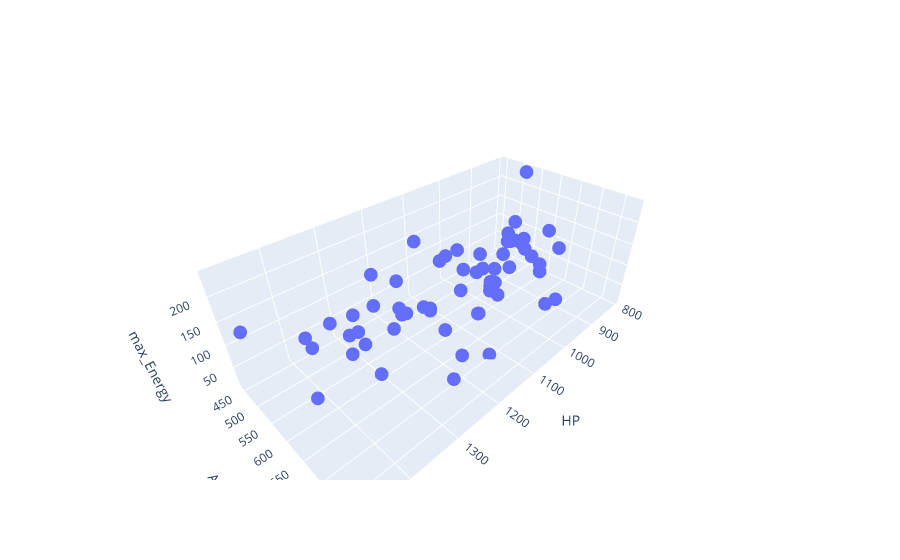

Notebook cell for this chart:
### Code cell
import plotly.graph_objs as go

fig = go.Figure(data=[go.Scatter3d(
    x=df['base_HP'],
    y=df['base_ATK'],
    z=df['max_Energy'],
    mode='markers'
)])

fig.update_layout(
    scene=dict(
        xaxis_title='HP',
        yaxis_title='Attack',
        zaxis_title='max_Energy'
    )
)

fig.show()

### Figure 1 — Plotly figure (JSON) as saved in the notebook; plotly's stock layout.template omitted (floating-point values rounded to 4 significant figures)
{"data": [{"mode": "markers", "type": "scatter3d", "x": [1058, 882, 1048, 1125, 1087, 1048, 1200, 1023, 953, 1242, 931, 917, 1397, 1164, 988, 1242, 1023, 1341, 1058, 917, 931, 1023, 847, 1281, 1164, 1358, 917, 917, 1475, 893, 882, 1319, 1463, 1242, 1058, 917, 1358, 1358, 1048, 1358, 1358, 811, 1058, 1305, 1048, 1087, 1203, 1048, 1397, 1087, 1125, 1281, 815, 1270, 1087, 1203, 1087, 1203, 1242, 1087], "y": [512, 547, 757, 621, 679, 640, 600, 512, 582, 582, 640, 653, 543, 476, 547, 737, 617, 617, 494, 582, 621, 653, 529, 757, 699, 543, 564, 600, 466, 679, 582, 563, 679, 699, 600, 564, 602, 602, 602, 679, 679, 600, 564, 529, 737, 660, 446, 776, 524, 660, 699, 640, 524, 600, 660, 621, 640, 621, 602, 446], "z": [120, 100, 120, 120, 120, 110, 110, 120, 110, 120, 120, 100, 100, 90, 110, 110, 120, 120, 100, 130, 130, 140, 130, 100, 130, 130, 120, 130, 135, 140, 120, 100, 140, 140, 120, 140, 140, 100, 12, 240, 110, 120, 110, 110, 180, 130, 110, 140, 110, 120, 9, 160, 240, 100, 140, 115, 160, 120, 120, 140]}], "layout": {"scene": {"xaxis": {"title": {"text": "HP"}}, "yaxis": {"title": {"text": "Attack"}}, "zaxis": {"title": {"text": "max_Energy"}}}}}
